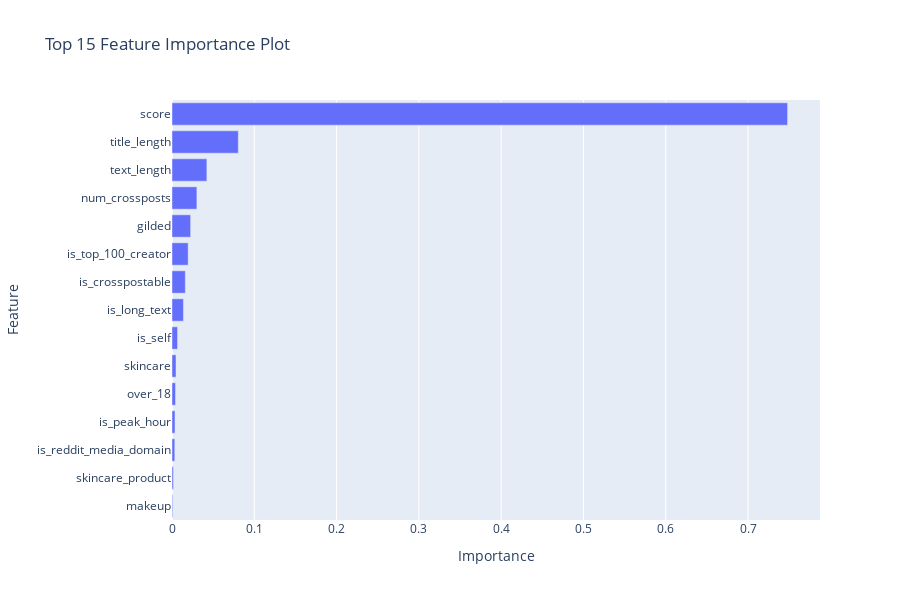

The notebook cell this image was saved under:
### Code cell
# Convert the dictionary to a DataFrame
feature_importances_df = pd.DataFrame(list(feature_importance_dict.items()), columns=['Feature', 'Importance'])
feature_importances_df.sort_values('Importance', ascending=True, inplace=True)

top_15_features_df = feature_importances_df.sort_values('Importance', ascending=False).head(15)

# Create a Plotly bar chart for the top 15 features
fig = px.bar(
    top_15_features_df, 
    x='Importance', 
    y='Feature', 
    orientation='h',
    title='Top 15 Feature Importance Plot'
)

# Reverse the y-axis to show the most important feature at the top
fig.update_layout(yaxis={'categoryorder':'total ascending'})

# Adjust the layout to fit the feature names and enhance readability
fig.update_layout(
    margin=dict(l=160),  # Increase left margin to fit longer feature names
    height=600,  # Adjust height to fit top 15 features
    width=900   # Optionally adjust width to your preference
)

# Show the plot
fig.show()

### Figure 1 — Plotly figure (JSON) as saved in the notebook; plotly's stock layout.template omitted (floating-point values rounded to 4 significant figures)
{"data": [{"alignmentgroup": "True", "hovertemplate": "Importance=%{x}<br>Feature=%{y}<extra></extra>", "legendgroup": "", "marker": {"color": "#636efa", "pattern": {"shape": ""}}, "name": "", "offsetgroup": "", "orientation": "h", "showlegend": false, "textposition": "auto", "type": "bar", "x": [0.7481, 0.08058, 0.04238, 0.03025, 0.02263, 0.01965, 0.01617, 0.01392, 0.006756, 0.004865, 0.004301, 0.003664, 0.003373, 0.00168, 0.0008204], "xaxis": "x", "y": ["score", "title_length", "text_length", "num_crossposts", "gilded", "is_top_100_creator", "is_crosspostable", "is_long_text", "is_self", "skincare", "over_18", "is_peak_hour", "is_reddit_media_domain", "skincare_product", "makeup"], "yaxis": "y"}], "layout": {"barmode": "relative", "height": 600, "legend": {"tracegroupgap": 0}, "margin": {"l": 160}, "title": {"text": "Top 15 Feature Importance Plot"}, "width": 900, "xaxis": {"anchor": "y", "autorange": true, "domain": [0, 1], "range": [0, 0.7875], "title": {"text": "Importance"}, "type": "linear"}, "yaxis": {"anchor": "x", "autorange": true, "categoryorder": "total ascending", "domain": [0, 1], "range": [-0.5, 14.5], "title": {"text": "Feature"}, "type": "category"}}}
